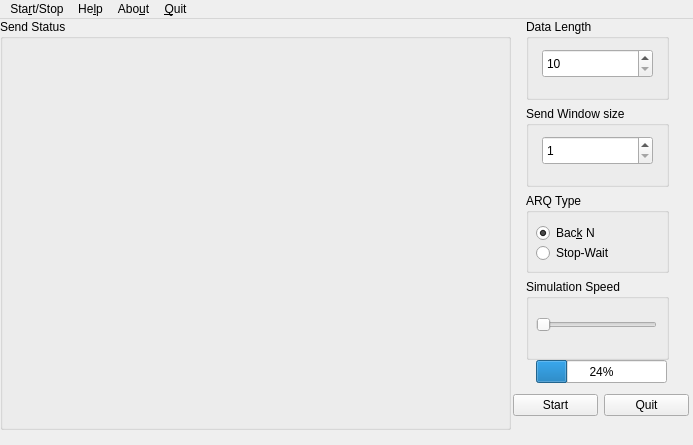
<?xml version="1.0" encoding="UTF-8"?>
<ui version="4.0">
 <class>Netsim_MainWindow</class>
 <widget class="QMainWindow" name="Netsim_MainWindow">
  <property name="geometry">
   <rect>
    <x>0</x>
    <y>0</y>
    <width>693</width>
    <height>445</height>
   </rect>
  </property>
  <property name="sizePolicy">
   <sizepolicy hsizetype="Fixed" vsizetype="Fixed">
    <horstretch>0</horstretch>
    <verstretch>0</verstretch>
   </sizepolicy>
  </property>
  <property name="windowTitle">
   <string>Netsim_MainWindow</string>
  </property>
  <widget class="QWidget" name="centralwidget">
   <widget class="QWidget" name="gridLayoutWidget">
    <property name="geometry">
     <rect>
      <x>513</x>
      <y>366</y>
      <width>176</width>
      <height>41</height>
     </rect>
    </property>
    <layout class="QGridLayout" name="gridLayout">
     <item row="0" column="0">
      <widget class="QPushButton" name="btnOnOff">
       <property name="text">
        <string>Start</string>
       </property>
      </widget>
     </item>
     <item row="0" column="1">
      <widget class="QPushButton" name="btnQuit">
       <property name="text">
        <string>Quit</string>
       </property>
      </widget>
     </item>
    </layout>
   </widget>
   <widget class="QProgressBar" name="progressBar">
    <property name="geometry">
     <rect>
      <x>536</x>
      <y>341</y>
      <width>131</width>
      <height>23</height>
     </rect>
    </property>
    <property name="value">
     <number>24</number>
    </property>
   </widget>
   <widget class="QWidget" name="widgetConfig" native="true">
    <property name="geometry">
     <rect>
      <x>526</x>
      <y>0</y>
      <width>151</width>
      <height>341</height>
     </rect>
    </property>
    <widget class="QWidget" name="verticalLayoutWidget">
     <property name="geometry">
      <rect>
       <x>0</x>
       <y>0</y>
       <width>143</width>
       <height>341</height>
      </rect>
     </property>
     <layout class="QVBoxLayout" name="layoutConfig">
      <item>
       <widget class="QGroupBox" name="groupDataLength">
        <property name="title">
         <string>Data Length</string>
        </property>
        <widget class="QSpinBox" name="spinDataLength">
         <property name="geometry">
          <rect>
           <x>16</x>
           <y>30</y>
           <width>111</width>
           <height>29</height>
          </rect>
         </property>
         <property name="minimum">
          <number>10</number>
         </property>
         <property name="maximum">
          <number>200</number>
         </property>
        </widget>
       </widget>
      </item>
      <item>
       <widget class="QGroupBox" name="groupWindowSize">
        <property name="title">
         <string>Send Window size</string>
        </property>
        <widget class="QSpinBox" name="spinWindowSize">
         <property name="geometry">
          <rect>
           <x>16</x>
           <y>30</y>
           <width>111</width>
           <height>29</height>
          </rect>
         </property>
         <property name="minimum">
          <number>1</number>
         </property>
         <property name="maximum">
          <number>199</number>
         </property>
        </widget>
       </widget>
      </item>
      <item>
       <widget class="QGroupBox" name="groupARQType">
        <property name="title">
         <string>ARQ Type</string>
        </property>
        <widget class="QRadioButton" name="radioArqSw">
         <property name="geometry">
          <rect>
           <x>10</x>
           <y>50</y>
           <width>101</width>
           <height>20</height>
          </rect>
         </property>
         <property name="text">
          <string>Stop-Wait</string>
         </property>
         <property name="checked">
          <bool>false</bool>
         </property>
        </widget>
        <widget class="QRadioButton" name="radioArqBn">
         <property name="geometry">
          <rect>
           <x>10</x>
           <y>30</y>
           <width>101</width>
           <height>20</height>
          </rect>
         </property>
         <property name="text">
          <string>Bac&amp;k N</string>
         </property>
         <property name="checked">
          <bool>true</bool>
         </property>
        </widget>
       </widget>
      </item>
      <item>
       <widget class="QGroupBox" name="groupSimSpeed">
        <property name="title">
         <string>Simulation Speed</string>
        </property>
        <widget class="QSlider" name="slidSimSpeed">
         <property name="geometry">
          <rect>
           <x>10</x>
           <y>36</y>
           <width>121</width>
           <height>20</height>
          </rect>
         </property>
         <property name="orientation">
          <enum>Qt::Horizontal</enum>
         </property>
        </widget>
       </widget>
      </item>
     </layout>
    </widget>
   </widget>
   <widget class="QGroupBox" name="groupBox_5">
    <property name="geometry">
     <rect>
      <x>0</x>
      <y>0</y>
      <width>511</width>
      <height>411</height>
     </rect>
    </property>
    <property name="title">
     <string>Send Status</string>
    </property>
    <widget class="StatusWidget" name="widgetStatus" native="true">
     <property name="geometry">
      <rect>
       <x>10</x>
       <y>30</y>
       <width>471</width>
       <height>41</height>
      </rect>
     </property>
    </widget>
   </widget>
  </widget>
  <widget class="QMenuBar" name="menubar">
   <property name="geometry">
    <rect>
     <x>0</x>
     <y>0</y>
     <width>693</width>
     <height>27</height>
    </rect>
   </property>
   <widget class="QMenu" name="menu_Operation">
    <property name="title">
     <string>Sta&amp;rt/Stop</string>
    </property>
   </widget>
   <widget class="QMenu" name="menuAbout">
    <property name="title">
     <string>Abo&amp;ut</string>
    </property>
   </widget>
   <widget class="QMenu" name="menuHelp">
    <property name="title">
     <string>He&amp;lp</string>
    </property>
   </widget>
   <widget class="QMenu" name="menuQuit">
    <property name="title">
     <string>&amp;Quit</string>
    </property>
   </widget>
   <addaction name="menu_Operation"/>
   <addaction name="menuHelp"/>
   <addaction name="menuAbout"/>
   <addaction name="menuQuit"/>
  </widget>
  <action name="actionStart_Stop">
   <property name="text">
    <string>Start/Stop</string>
   </property>
  </action>
  <action name="actionQuit">
   <property name="text">
    <string>Quit</string>
   </property>
  </action>
 </widget>
 <customwidgets>
  <customwidget>
   <class>StatusWidget</class>
   <extends>QWidget</extends>
   <header>statuswidget.h</header>
   <container>1</container>
  </customwidget>
 </customwidgets>
 <resources/>
 <connections/>
</ui>
